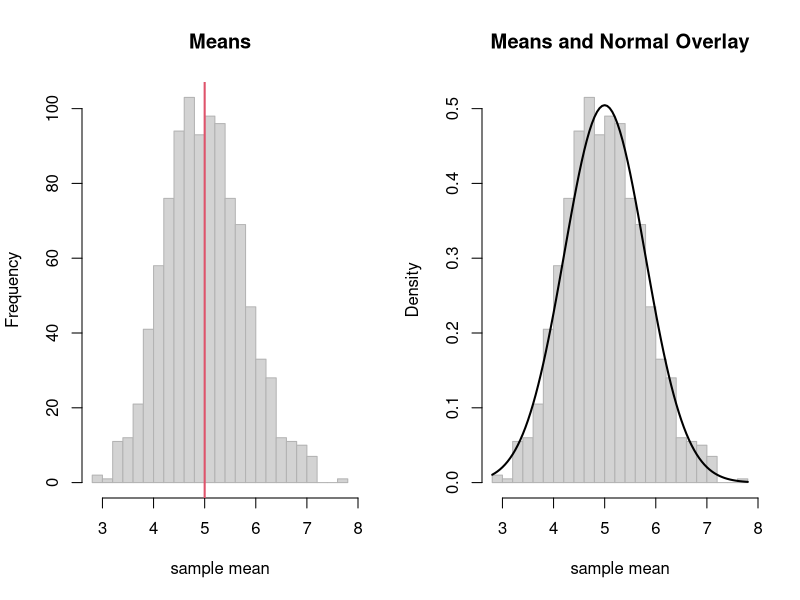
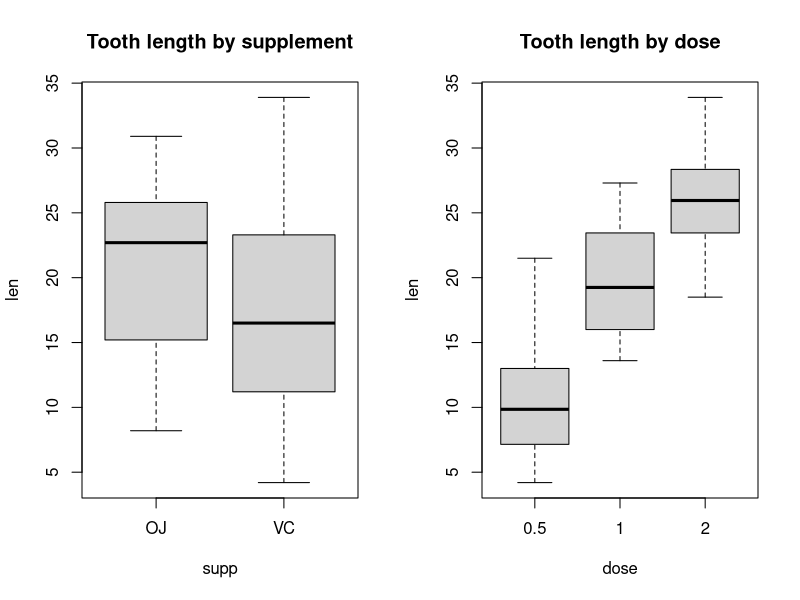
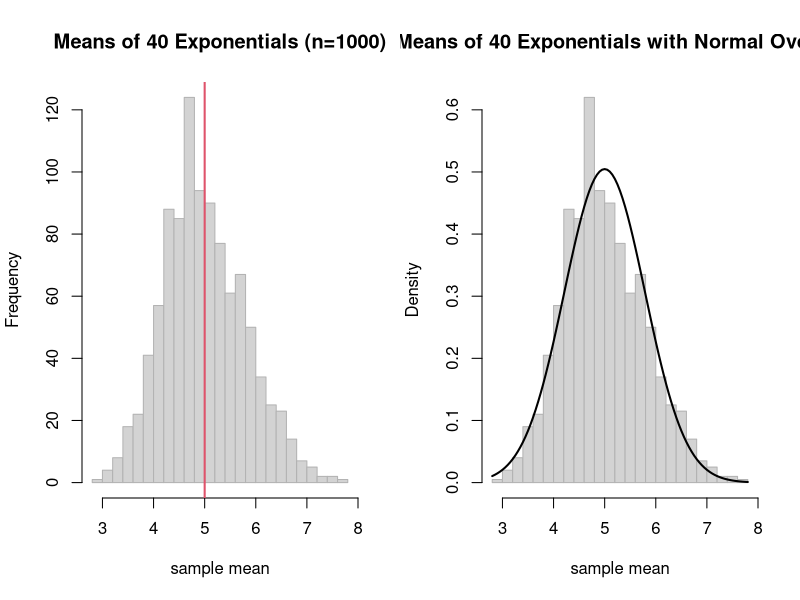
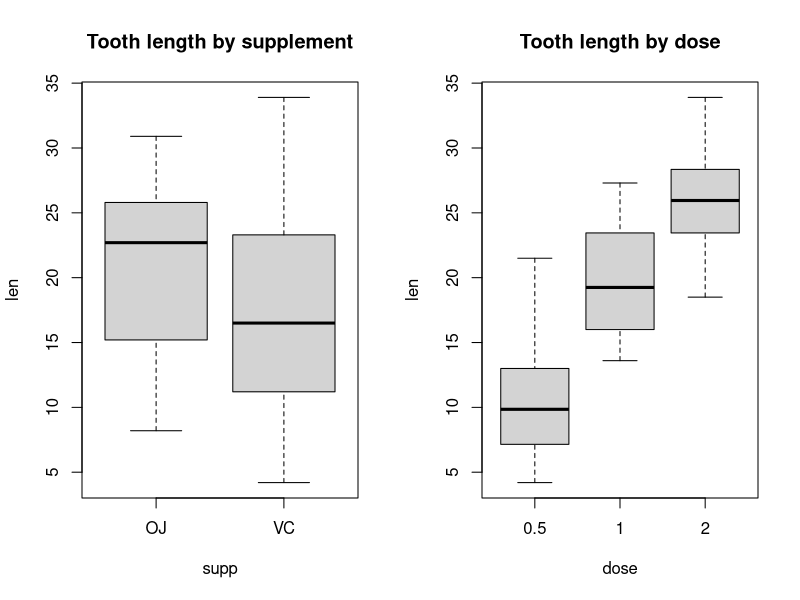

Reproduce these figures in R, in order.
## ---- chunk 1
knitr::opts_chunk$set(echo = TRUE)
## ---- chunk 2
lambda <- 0.2
n      <- 40
nosim  <- 1000

# 1000 sample-means of 40 exponentials
means_exp <- replicate(nosim, mean(rexp(n, rate = lambda)))

# Theoretical center/variance for the sample mean
theo_mean <- 1/lambda
theo_var  <- (1/lambda)^2 / n
theo_sd   <- sqrt(theo_var)

sim_mean <- mean(means_exp)
sim_var  <- var(means_exp)
sim_sd   <- sd(means_exp)
## ---- chunk 3
par(mfrow=c(1,2))

hist(means_exp, breaks=30, main="Means", xlab="sample mean", border="gray70")
abline(v = theo_mean, col=2, lwd=2)

hist(means_exp, breaks=30, freq=FALSE, main="Means and Normal Overlay", xlab="sample mean", border="gray70")
curve(dnorm(x, mean=theo_mean, sd=theo_sd), add=TRUE, lwd=2)
## ---- chunk 4
data(ToothGrowth)
TG <- ToothGrowth
## ---- chunk 5
par(mfrow=c(1,2))

boxplot(len ~ supp, data=TG, main="Tooth length by supplement", ylab="len")
boxplot(len ~ dose, data=TG, main="Tooth length by dose", ylab="len")
## ---- chunk 6
t_supp <- t.test(len ~ supp, data=TG)   # Welch by default
t_supp
## ---- chunk 7
TG$dose <- factor(TG$dose)  # treat as factor
t_05_1  <- t.test(len ~ dose, data=subset(TG, dose %in% c(0.5,1)))
t_1_2   <- t.test(len ~ dose, data=subset(TG, dose %in% c(1,2)))
t_05_2  <- t.test(len ~ dose, data=subset(TG, dose %in% c(0.5,2)))
## ---- chunk 8
list(`0.5 vs 1`=t_05_1$conf.int,
     `1 vs 2`  =t_1_2$conf.int,
     `0.5 vs 2`=t_05_2$conf.int)
## ---- chunk 9
c(`p(0.5 vs 1)`=t_05_1$p.value,
  `p(1 vs 2)`  =t_1_2$p.value,
  `p(0.5 vs 2)`=t_05_2$p.value)
## ---- chunk 10
lambda <- 0.2
n      <- 40
nosim  <- 1000

# 1000 sample-means of 40 exponentials
means_exp <- replicate(nosim, mean(rexp(n, rate = lambda)))

# Theoretical center/variance for the sample mean
theo_mean <- 1/lambda
theo_var  <- (1/lambda)^2 / n
theo_sd   <- sqrt(theo_var)

sim_mean <- mean(means_exp)
sim_var  <- var(means_exp)
sim_sd   <- sd(means_exp)
## ---- chunk 11
par(mfrow=c(1,2))

hist(means_exp, breaks=30, main="Means of 40 Exponentials (n=1000)", xlab="sample mean", border="gray70")
abline(v = theo_mean, col=2, lwd=2)

hist(means_exp, breaks=30, freq=FALSE, main="Means of 40 Exponentials with Normal Overlay", xlab="sample mean", border="gray70")
curve(dnorm(x, mean=theo_mean, sd=theo_sd), add=TRUE, lwd=2)
## ---- chunk 12
data(ToothGrowth)
TG <- ToothGrowth
## ---- chunk 13
par(mfrow=c(1,2))

boxplot(len ~ supp, data=TG, main="Tooth length by supplement", ylab="len")
boxplot(len ~ dose, data=TG, main="Tooth length by dose", ylab="len")
## ---- chunk 14
TG$dose <- factor(TG$dose)  # treat as factor
t_05_1  <- t.test(len ~ dose, data=subset(TG, dose %in% c(0.5,1)))
t_1_2   <- t.test(len ~ dose, data=subset(TG, dose %in% c(1,2)))
t_05_2  <- t.test(len ~ dose, data=subset(TG, dose %in% c(0.5,2)))
## ---- chunk 15
list(`0.5 vs 1`=t_05_1$conf.int,
     `1 vs 2`  =t_1_2$conf.int,
     `0.5 vs 2`=t_05_2$conf.int)
## ---- chunk 16
c(`p(0.5 vs 1)`=t_05_1$p.value,
  `p(1 vs 2)`  =t_1_2$p.value,
  `p(0.5 vs 2)`=t_05_2$p.value)
